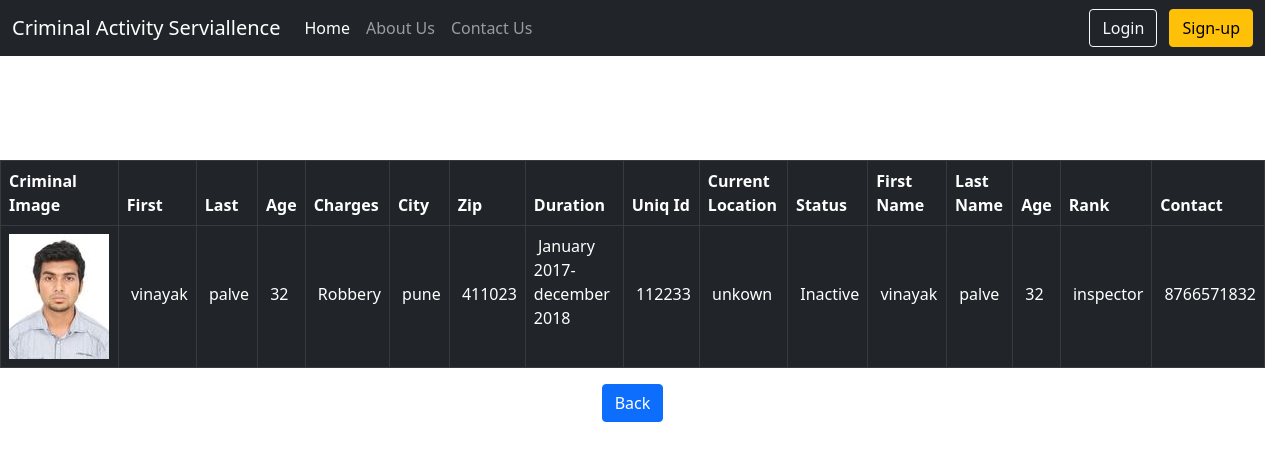
The page /Robbers on the database its author committed.
### home/models.py (models this page shows, shortened)
class PSIP(models.Model):
    fname = models.CharField(max_length=122,null=True)
    lname = models.CharField(max_length=122,null=True)
    age = models.IntegerField(max_length=3,null=True)
    charges = models.CharField(max_length=122,null=True)
    city = models.CharField(max_length=122,null=True)
    zip = models.IntegerField(max_length=122,null=True)
    duration = models.CharField(max_length=122,null=True)
    uniq1 = models.IntegerField(null=True)
    location = models.CharField(max_length=122,null=True)
    image = models.ImageField(upload_to = "static/images")
    status = models.CharField(max_length=122,null=True)
    fname1 = models.CharField(max_length=122,null=True)
    lname1 = models.CharField(max_length=122,null=True)
    age1 = models.IntegerField(null=True)
    rank = models.CharField(max_length=122,null=True)
    phone = models.IntegerField(null=True)

### home/views.py (the view)
# urls.py: path("Robbers",views.Robbers, name='Robbers'),
def Robbers(request):
    criminals1 = PSIP.objects.all()
    return render(request, 'Robbers.html', {'criminals1':criminals1})

### templates/Robbers.html (shortened to what this page needs)
{% extends 'base.html' %}
{% block body %}
<Body background="https://images.unsplash.com/photo-1614496281665-1b7f456cfddf?crop=entropy&cs=tinysrgb&fit=crop&fm=jpg&h=900&ixid=MnwxfDB8MXxyYW5kb218MHx8QmxhY2t8fHx8fHwxNjI5Nzc3MTkz&ixlib=rb-1.2.1&q=80&utm_campaign=api-credit&utm_medium=referral&utm_source=unsplash_source&w=1600">
<font color  = "white">
<br>
<center><h1>Robbers</h1></center>
<br>
<table class="table table-bordered table-dark">
  <thead>
    <tr>
      <th scope="col">Criminal Image</th>
      <th scope="col">First</th>
      <th scope="col">Last</th>
      <th scope="col">Age</th>
      <th scope="col">Charges</th>
      <th scope="col">City</th>
      <th scope="col">Zip</th>
      <th scope="col">Duration</th>
      <th scope="col">Uniq Id</th>
      <th scope="col">Current Location</th>
      <th scope="col">Status</th>
      <th scope="col">First Name</th>
      <th scope="col">Last Name</th>
      <th scope="col">Age</th>
      <th scope="col">Rank</th>
      <th scope="col">Contact</th>
    </tr>
  </thead>
  <tbody>
    {% for criminal in criminals1 %}
        <tr>
            <td><img src="{{ criminal.image.url }}"></td>
            <td><br><br>&nbsp{{ criminal.fname }}</td>
            <td><br><br>&nbsp{{ criminal.lname }}</td>
            <td><br><br>&nbsp{{ criminal.age }}</td>
            <td><br><br>&nbsp{{ criminal.charges }}</td>
            <td><br><br>&nbsp{{ criminal.city }}</td>
            <td><br><br>&nbsp{{ criminal.zip }}</td>
            <td>&nbsp{{ criminal.duration }}</td>
            <td><br><br>&nbsp{{ criminal.uniq1 }}</td>
            <td><br><br>&nbsp{{ criminal.location }}</td>
            <td><br><br>&nbsp{{ criminal.status }}</td>
            <td><br><br>&nbsp{{ criminal.fname1 }}</td>
            <td><br><br>&nbsp{{ criminal.lname1 }}</td>
            <td><br><br>&nbsp{{ criminal.age1 }}</td>
            <td><br><br>&nbsp{{ criminal.rank }}</td>
            <td><br><br>&nbsp{{ criminal.phone }}</td>
        </tr>
         {% endfor %}
    </table>
<center><a href="/offIndex" class="btn btn-primary">
            Back
          </a>
          <br>
</center>
<br>
{% endblock body %}

### templates/base.html (shortened to what this page needs)
<!doctype html>
<html lang="en">
  <head>
    <link href="https://cdn.jsdelivr.net/npm/bootstrap@5.0.2/dist/css/bootstrap.min.css" rel="stylesheet">
  </head>
  <body>
<nav class="navbar navbar-expand-lg navbar-dark bg-dark">
  <div class="container-fluid">
    <a class="navbar-brand" href="#">Criminal Activity Serviallence</a>
    <div class="collapse navbar-collapse" id="navbarSupportedContent">
      <ul class="navbar-nav me-auto mb-2 mb-lg-0">
        <li class="nav-item">
          <a class="nav-link active" aria-current="page" href="/">Home</a>
        </li>
        <li class="nav-item">
          <a class="nav-link" href="/about">About Us</a>
        </li>
        <li class="nav-item">
          <a class="nav-link" href="/contact">Contact Us</a>
        </li>
      </ul>
      <div class="text-end">
        <a href="/userLogin" button type="button" class="btn btn-outline-light me-2">Login</a>
        <a href = "/userReg" button type="button" class="btn btn-warning">Sign-up</a>
      </div>
      </div>
    </div>
</nav>
{% block body %} {% endblock body %}
  </body>
</html>

### rows shown on the page
PSIP: image (picture), fname "vinayak", lname "palve", age "32", charges "Robbery", city "pune", zip "411023", duration "January 2017- december 2018", uniq1 "112233", location "unkown", status "Inactive", fname1 "vinayak", lname1 "palve", age1 "32", rank "inspector", phone "8766571832"
